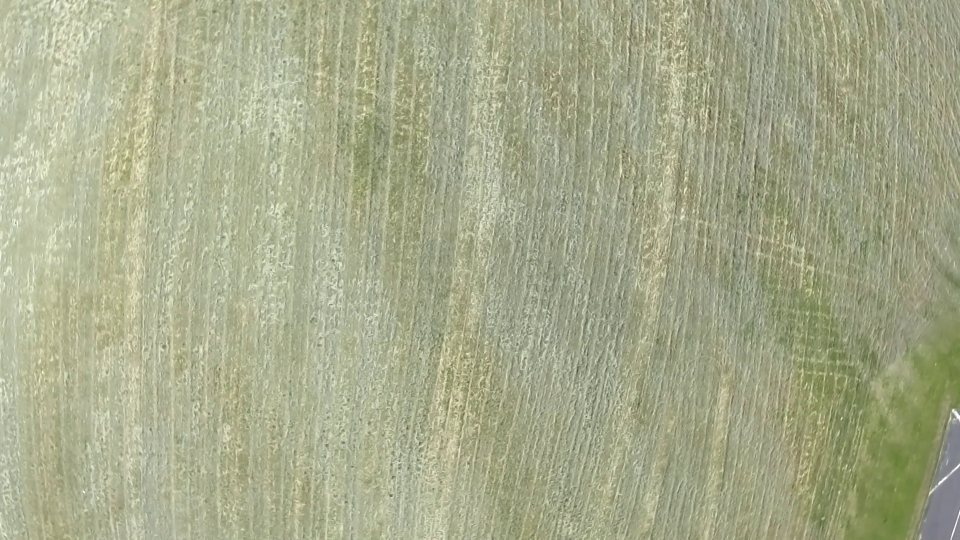
#> input picture Source_Files/COE_374/Development/images/videoFrames/image100013.jpg, 1920 x 1080 px (shown at 1/2 size); its folder holds only this picture in this run
$ python undistort_main.py
#> lines starting #> are read from the running program, lines starting #| are printed output that depends on the picture
#> further down, img is the input picture: shape (1080, 1920, 3); mean B, G, R 139.1, 170.1, 166.3
### Source_Files/COE_374/Development/undistort_frames.py
''' Property of: Justin Campbell
Description: This module contains the definition of a function "undistort_frames()"
that uses a distance parameter and camera calibration matrix obtained from
"camera_calibration_standard.py" to undistort image frames output from the
"captureLiveVideoTest()" function. This function is imported into,
and invoked in, "main.py". '''

import numpy as np
import cv2

def undistort_frames(frame):

    # Define Camera Calibration Parameters from "camera_calibration_standard.py"

    dist = np.array([[-0.50674759,  0.23775016, -0.01112213, -0.00096096,  0.17855823]])
    mtx = np.array([[1882.35, 0, 959.767], [0, 1875.87, 575.389], [0,0,1]])

    h,  w = frame.shape[:2] # Return frame size
#> h = 1080; w = 1920

    # Obtain new camera matrix for removing distortion from input image

    newcameramtx, roi = cv2.getOptimalNewCameraMatrix(mtx, dist, (w,h), 1, (w,h))
#> roi = (42, 65, 1835, 933)

    # # Undistortion Method: Using remapping

    mapx,mapy = cv2.initUndistortRectifyMap(mtx,dist,None,newcameramtx,(w,h),5)
    frame = cv2.remap(frame,mapx,mapy,cv2.INTER_LINEAR)
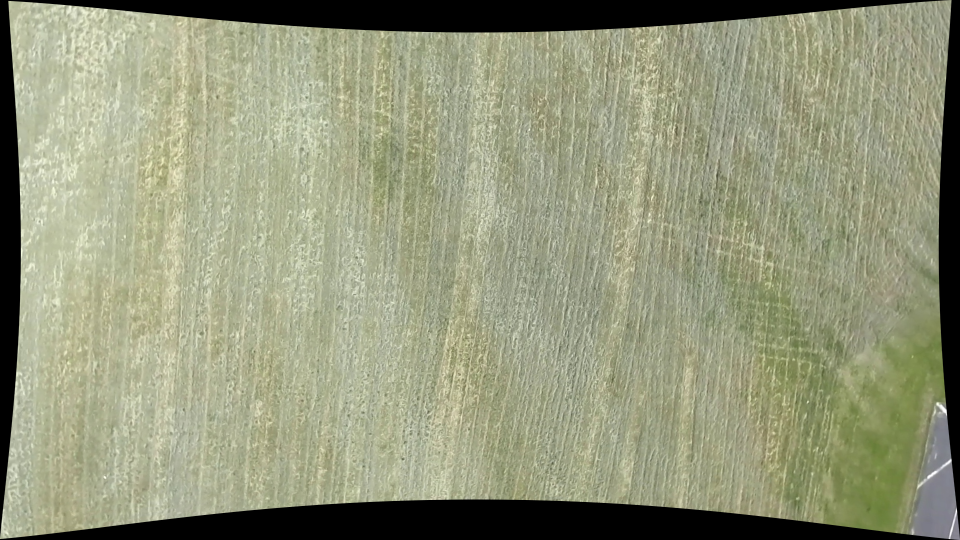
#> frame: shape (1080, 1920, 3) (shown at 1/2 size); mean of channels 0, 1, 2 123.1, 150.8, 147.4; drawn as B, G, R

    #Crop the image
    x, y, w, h = roi
#> x = 42; y = 65; w = 1835; h = 933
    frame = frame[y:y+h, x:x+w]
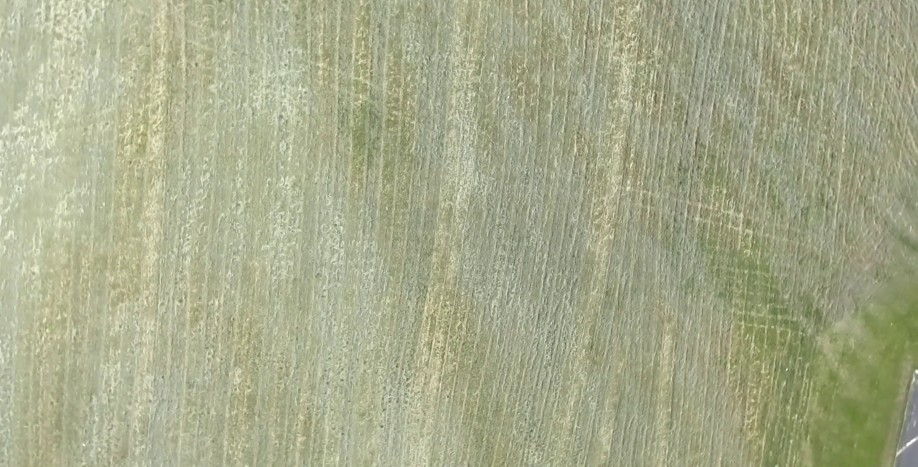
#> frame: shape (933, 1835, 3) (shown at 1/2 size); mean of channels 0, 1, 2 138.8, 170.3, 166.4; drawn as B, G, R

    return frame

### Source_Files/COE_374/Development/undistort_main.py
import numpy as np
import cv2
import math
import time
import os
from os import listdir

import undistort_frames as uf

input = 'images/videoFrames'
output = 'images/image_dir'
count = 10001

for images in os.listdir(input):
    path = input + '/' + images
    img = cv2.imread(path, cv2.IMREAD_UNCHANGED)

    undst = uf.undistort_frames(img)

    cv2.imwrite(output +'/undst' +str(count)+'.jpg', undst)

    count += 1

print('Done.')

$ run again, on Source_Files/COE_374/Development/images/videoFrames/image100200.jpg
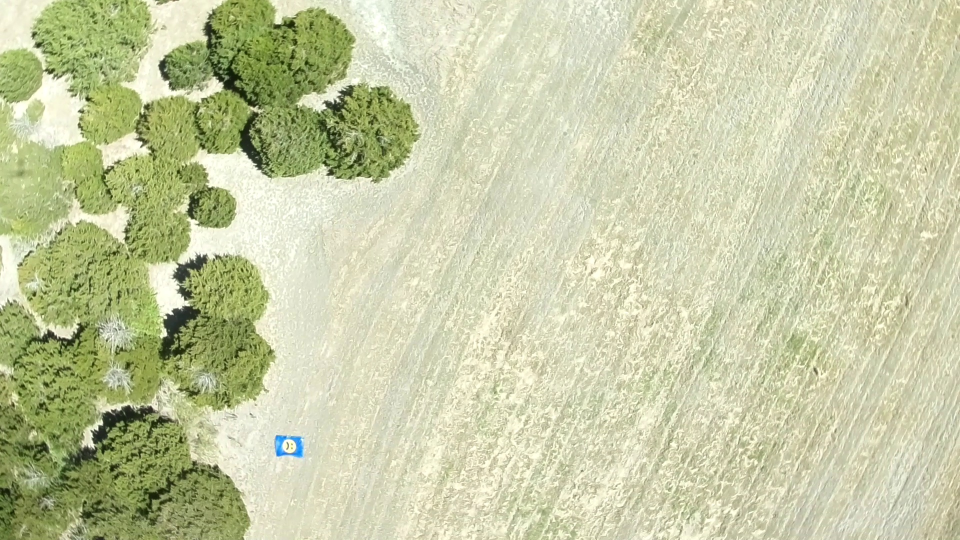
#> input picture Source_Files/COE_374/Development/images/videoFrames/image100200.jpg, 1920 x 1080 px (shown at 1/2 size)
#> img is the input picture: shape (1080, 1920, 3); mean B, G, R 164.4, 202.9, 198.5
#> in undistort_frames, `frame = cv2.remap(frame,mapx,mapy,cv2.INTER_LINEAR)`:
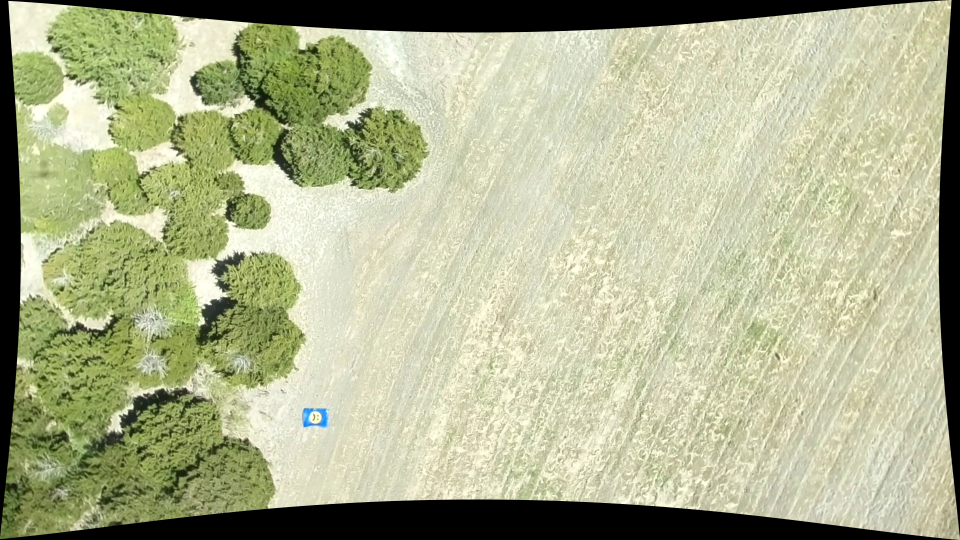
#> frame: shape (1080, 1920, 3) (shown at 1/2 size); mean of channels 0, 1, 2 143.3, 178.3, 174.2; drawn as B, G, R
#> in undistort_frames, `frame = frame[y:y+h, x:x+w]`:
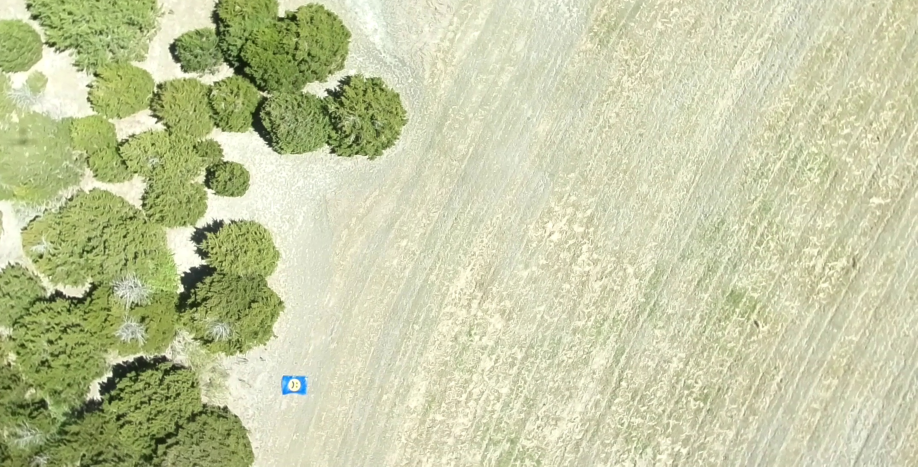
#> frame: shape (933, 1835, 3) (shown at 1/2 size); mean of channels 0, 1, 2 162.4, 201.8, 197.2; drawn as B, G, R

$ run again, on Source_Files/COE_374/Development/images/videoFrames/image100224.jpg
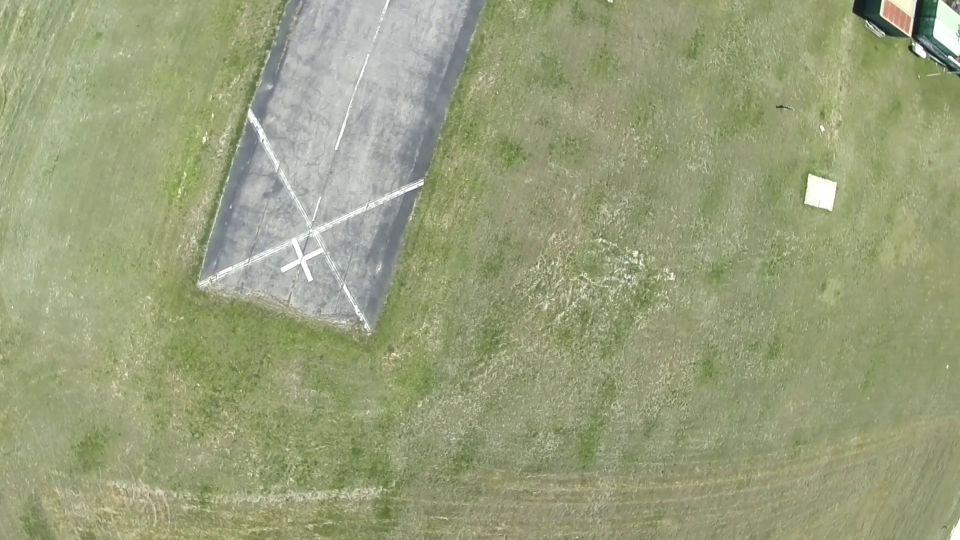
#> input picture Source_Files/COE_374/Development/images/videoFrames/image100224.jpg, 1920 x 1080 px (shown at 1/2 size)
#> img is the input picture: shape (1080, 1920, 3); mean B, G, R 123.7, 159.7, 152.9
#> in undistort_frames, `frame = cv2.remap(frame,mapx,mapy,cv2.INTER_LINEAR)`:
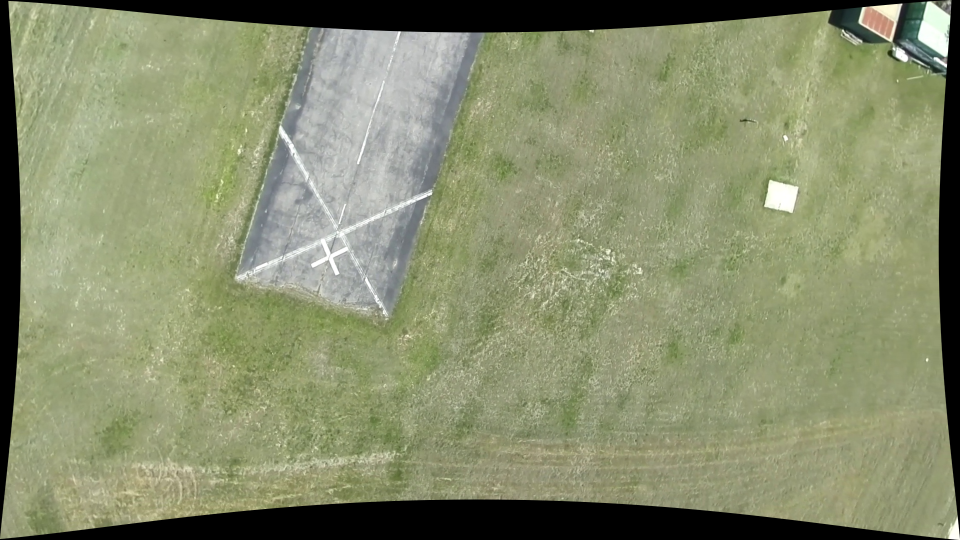
#> frame: shape (1080, 1920, 3) (shown at 1/2 size); mean of channels 0, 1, 2 109.5, 142, 135.9; drawn as B, G, R
#> in undistort_frames, `frame = frame[y:y+h, x:x+w]`:
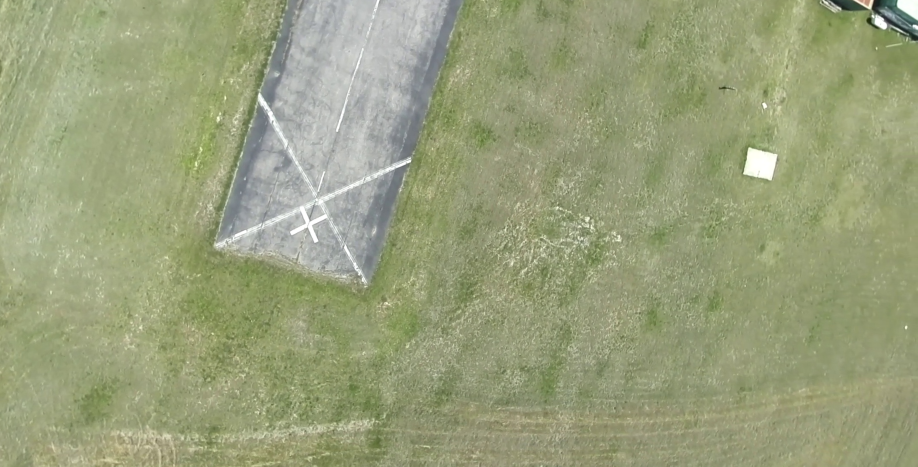
#> frame: shape (933, 1835, 3) (shown at 1/2 size); mean of channels 0, 1, 2 123.5, 160.2, 153.3; drawn as B, G, R

$ run again, on Source_Files/COE_374/Development/images/videoFrames/image100244.jpg
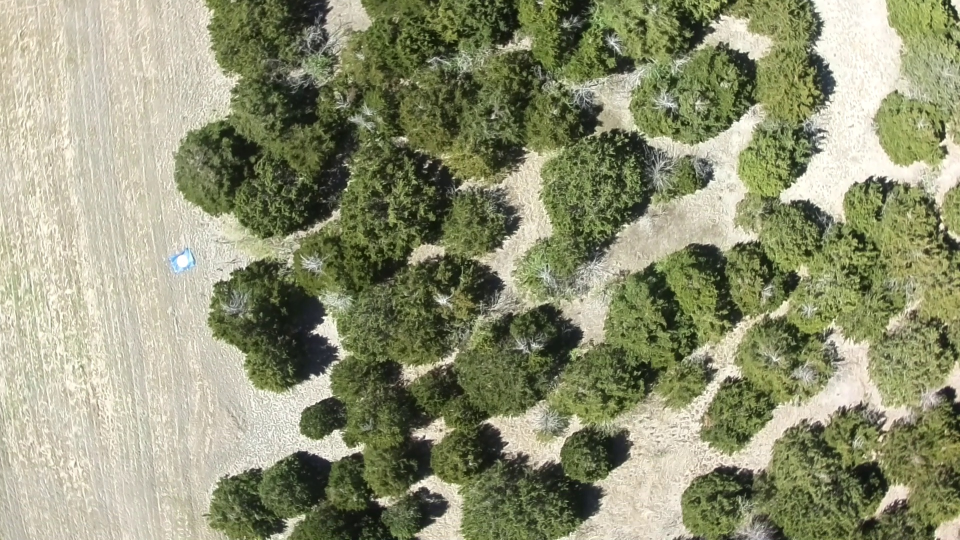
#> input picture Source_Files/COE_374/Development/images/videoFrames/image100244.jpg, 1920 x 1080 px (shown at 1/2 size)
#> img is the input picture: shape (1080, 1920, 3); mean B, G, R 115.1, 145.6, 142.9
#> in undistort_frames, `frame = cv2.remap(frame,mapx,mapy,cv2.INTER_LINEAR)`:
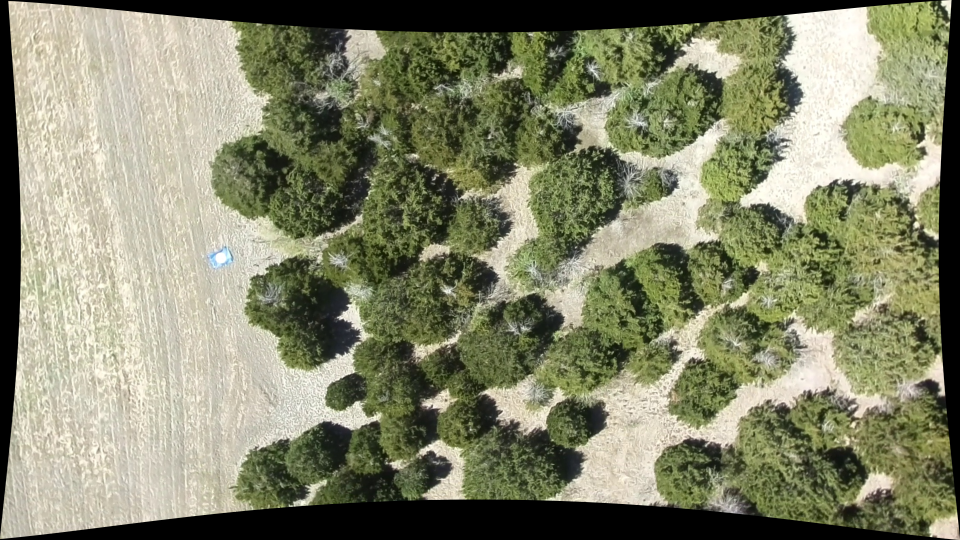
#> frame: shape (1080, 1920, 3) (shown at 1/2 size); mean of channels 0, 1, 2 106.6, 133.5, 131.6; drawn as B, G, R
#> in undistort_frames, `frame = frame[y:y+h, x:x+w]`:
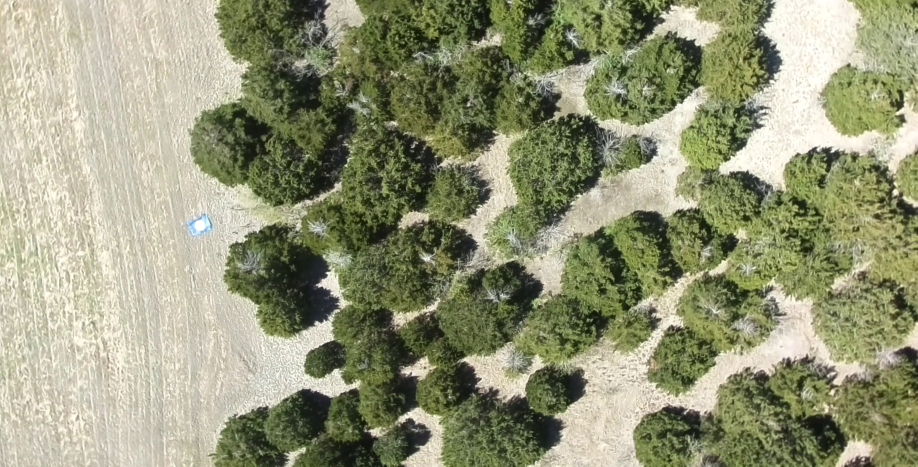
#> frame: shape (933, 1835, 3) (shown at 1/2 size); mean of channels 0, 1, 2 119.1, 149.4, 147.1; drawn as B, G, R

$ run again, on Source_Files/COE_374/Development/images/videoFrames/image100104.jpg
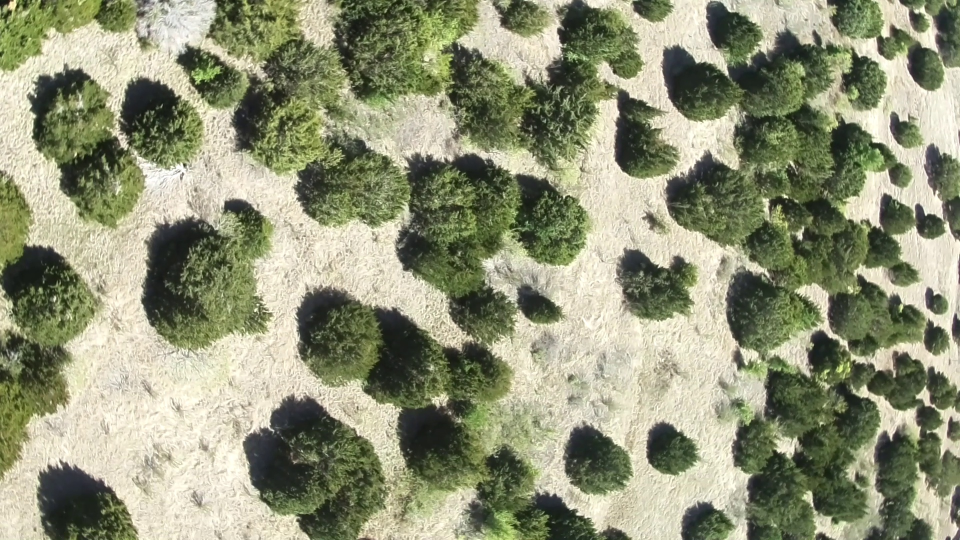
#> input picture Source_Files/COE_374/Development/images/videoFrames/image100104.jpg, 1920 x 1080 px (shown at 1/2 size)
#> img is the input picture: shape (1080, 1920, 3); mean B, G, R 119.5, 147.3, 144.1
#> in undistort_frames, `frame = cv2.remap(frame,mapx,mapy,cv2.INTER_LINEAR)`:
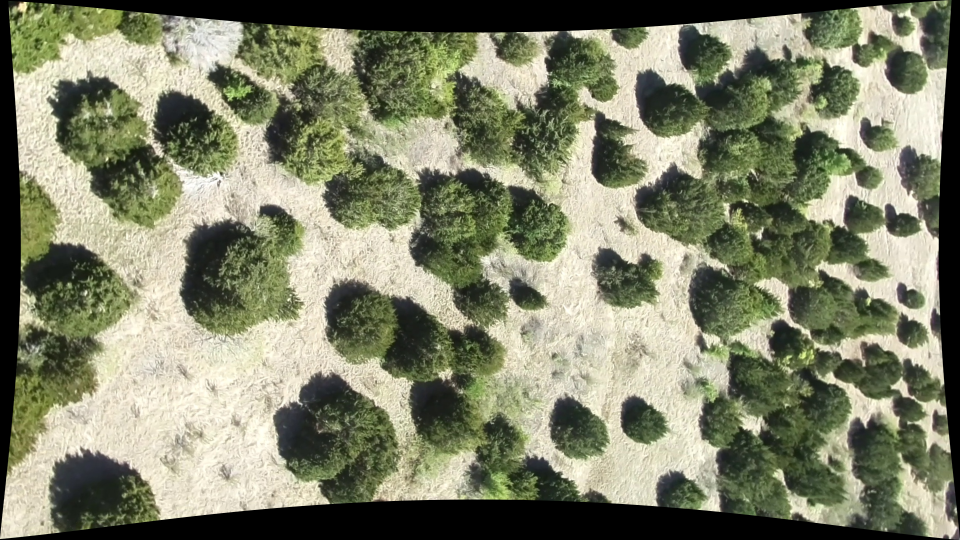
#> frame: shape (1080, 1920, 3) (shown at 1/2 size); mean of channels 0, 1, 2 106.2, 130.8, 128; drawn as B, G, R
#> in undistort_frames, `frame = frame[y:y+h, x:x+w]`:
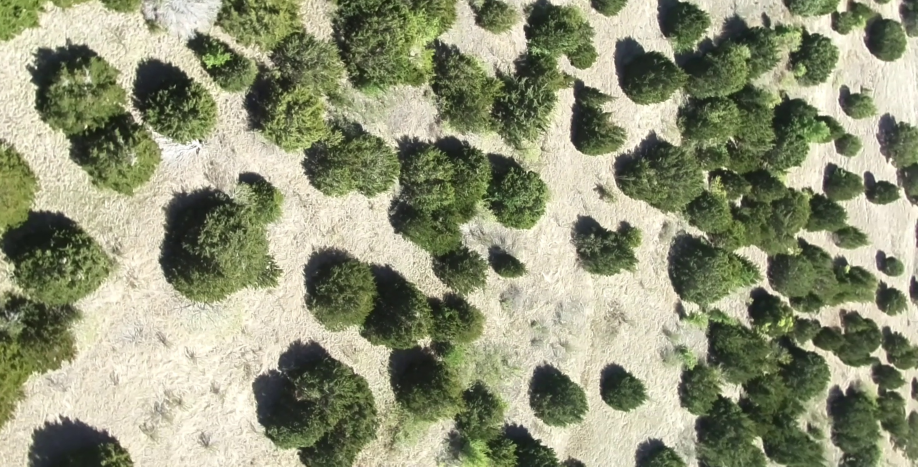
#> frame: shape (933, 1835, 3) (shown at 1/2 size); mean of channels 0, 1, 2 119.8, 147.4, 144.3; drawn as B, G, R
